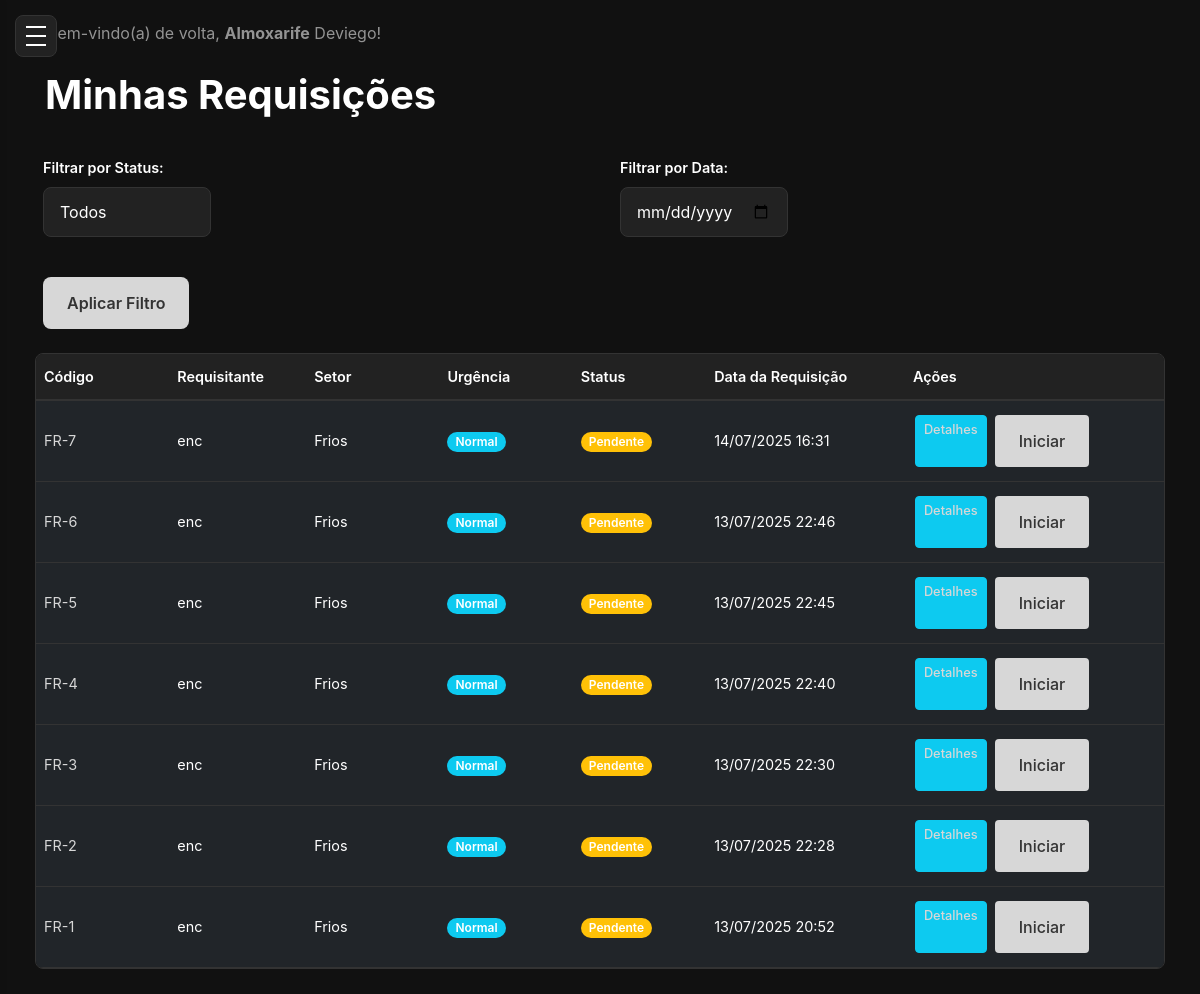
Page /requisicoes/ (signed in) on the committed database.
### core/models.py (models this page shows, shortened)
class User(AbstractUser):
    id = models.UUIDField(primary_key=True, default = uuid.uuid4, editable=False)
    email = models.EmailField(unique=True)
    role = models.CharField(
        max_length=20,
        choices=Role.choices,
        default=Role.Almoxarife,
        verbose_name='Função',
    )
    sector = models.ForeignKey(Sector, on_delete=models.SET_NULL, blank=True, null=True)
    is_active = models.BooleanField(default=True, verbose_name="Ativo")
    USERNAME_FIELD = 'email'  # Ou 'email' se quiser autenticar por email
    REQUIRED_FIELDS = ['username']  # Garante que o email é obrigatório no admin
    class Meta:
        verbose_name = 'Usuário'
        verbose_name_plural = 'Usuários'

class Request(models.Model):
    id = models.UUIDField(primary_key=True, default = uuid.uuid4, editable=False)
    requester = models.ForeignKey(User,
        on_delete=models.PROTECT,
        related_name='requests_made',
        verbose_name="Requisitante",
    )
    atendido_por = models.ForeignKey(User,
        on_delete=models.SET_NULL,
        related_name='requests_attended',
        verbose_name="Atendido por",
        null=True, blank=True
    )
    sector = models.ForeignKey(Sector,
        on_delete=models.PROTECT,
        related_name='requests_from_sector',
        verbose_name="Setor",
    )
    request_code = models.CharField(max_length=20, unique=True, blank=True, null=True, verbose_name="Código da Requisição")
    urgency = models.CharField(
        max_length=10,
        choices=Urgency.choices,
        default=Urgency.NORMAL,
        verbose_name="Urgência",
    )
    observations = models.TextField(max_length=255, verbose_name="Observações")
    status = models.CharField(
        max_length=15,
        choices=RequestStatus.choices,
        default=RequestStatus.PENDING,
        verbose_name="Status",
    )
    created_at = models.DateTimeField(auto_now_add=True, verbose_name="Data da Requisição")
    updated_at = models.DateTimeField(auto_now=True, verbose_name="Ultima Atualização")
    class Meta:
        verbose_name = 'Requisição'
        verbose_name_plural = 'Requisições'
        ordering = ['-created_at']

class Sector(models.Model):
    id = models.UUIDField(primary_key=True, default = uuid.uuid4, editable=False)
    name = models.CharField(max_length=100, unique=True, verbose_name="Nome do Setor")
    created_at = models.DateTimeField(auto_now_add=True)
    updated_at = models.DateTimeField(auto_now=True)
    class Meta:
        verbose_name = 'Setor'
        verbose_name_plural = 'Setores'
        ordering = ['name'] #Ordernar por nome Padrão

### core/views.py (the view)
# urls.py: path('requisicoes/',views.listar_requisicoes,name='listar_requisicoes'),
@login_required
def listar_requisicoes(request):
    if is_gestor(request.user):
        requisicoes_querysets = Request.objects.all()
    elif is_almoxarife(request.user):
        requisicoes_querysets = Request.objects.all()
    elif request.user.role == Role.Encarregado:
        requisicoes_querysets = Request.objects.filter(requester=request.user)
    else:
        requisicoes_querysets = Request.objects.filter(requester=request.user)
    status_filter = request.GET.get('status')
    if status_filter and status_filter in RequestStatus.values:
        requisicoes_querysets = requisicoes_querysets.filter(status=status_filter)
    data_filter = request.GET.get('data')
    if data_filter:
        requisicoes_querysets = requisicoes_querysets.filter(created_at__date=data_filter)
    requisicoes = requisicoes_querysets.order_by('-created_at')
    context = {
        'requisicoes' : requisicoes,
        'RequestStatus': RequestStatus,
        'current_status': status_filter,
    }
    return render(request, 'core/listar_requisicoes.html', context)

### core/views.py (called while the page is built)
def is_almoxarife(user):
    return user.is_authenticated and user.role == Role.Almoxarife

def is_gestor(user):
    return user.is_authenticated and user.role == Role.Gestor

### templates/core/listar_requisicoes.html (shortened to what this page needs)
{% extends 'base.html' %}
{% load static %}
{% block content %}
<main class="main-content">
    <h1 class="card-title-requisicao">Minhas Requisições</h1>
    <form method="get" class="mb-4">
        <div class="row g-3 align-items-end">
            <div class="col-md-4">
                <label for="status-filter" class="form-label">Filtrar por Status:</label>
                <select class="form-select" id="status-filter" name="status">
                    <option value="">Todos</option>
                </select>
            </div>
            <div class="col-md-4">
                <label for="data-filter" class="form-label">Filtrar por Data:</label>
                <input type="date" class="form-control" id="data-filter" name="data" value="{{ request.GET.data|default:'' }}">
            </div>
            <div class="col-md-auto">
                <button type="submit" class="btn btn-primary">Aplicar Filtro</button>
            </div>
        </div>
    </form>
    {% if requisicoes %}
    <div class="table-tabela">
        <table class="table table-dark table-transparent table-hover">
            <thead>
                <tr>
                    <th class="text-truncate">Código</th>
                    <th class="text-truncate">Requisitante</th>
                    <th class="text-truncate">Setor</th>
                    <th class="text-truncate">Urgência</th>
                    <th class="text-truncate">Status</th>
                    <th class="text-truncate hide-mobile">Data da Requisição</th>
                    <th class="text-truncate">Ações</th>
                </tr>
            </thead>
            <tbody id="requisicoes-tbody">
                {% for req in requisicoes %}
                <tr>
                    <td class="text-truncate">
                        <a href="{% url 'core:detalhe_requisicao' req.id %}" title="{{ req.request_code }}">{{ req.request_code }}</a>
                    </td>
                    <td class="text-truncate" title="{{ req.requester.get_full_name|default:req.requester.username }}">
                        {{ req.requester.get_full_name|default:req.requester.username }}
                    </td>
                    <td class="text-truncate" title="{{ req.sector.name }}">{{ req.sector.name }}</td>
                    <td>
                        {% if req.urgency == 'URGENTE' %}
                            <span class="badge bg-danger">{{ req.get_urgency_display }}</span>
                        {% else %}
                            <span class="badge bg-info">{{ req.get_urgency_display }}</span>
                        {% endif %}
                    </td>
                    <td>
                        {% if req.status == 'PENDING' %}
                            <span class="badge bg-warning">{{ req.get_status_display }}</span>
                        {% elif req.status == 'EM_ATENDIMENTO' %}
                            <span class="badge bg-primary">{{ req.get_status_display }} por {{ req.atendido_por.username }}</span>
                        {% elif req.status == 'APPROVED' %}
                            <span class="badge bg-success">{{ req.get_status_display }}</span>
                        {% else %}
                            <span class="badge bg-secondary">{{ req.get_status_display }}</span>
                        {% endif %}
                    </td>
                    <td class="hide-mobile">{{ req.created_at|date:"d/m/Y H:i" }}</td>
                    <td>
                        <div class="d-flex flex-wrap gap-1">
                            <a href="{% url 'core:detalhe_requisicao' req.id %}" class="btn btn-sm btn-info">Detalhes</a>
                            {% if user.role == 'Almoxarife' %}
                                {% if req.status == 'PENDING' %}
                                    <form action="{% url 'core:iniciar_atendimento_requisicao' req.id %}" method="post" style="display: inline;">
                                        <button type="submit" class="btn btn-sm btn-primary">Iniciar</button>
                                    </form>
                                {% elif req.status == 'EM_ATENDIMENTO' and req.atendido_por == user %}
                                    <a href="{% url 'core:almoxarife_atender_requisicao' req.id %}" class="btn btn-sm btn-success">Continuar</a>
                                {% endif %}
                            {% endif %}
                        </div>
                    </td>
                </tr>
                {% endfor %}
            </tbody>
        </table>
    </div>
    {% endif %}
</main>
{% endblock %}

### templates/base.html (shortened to what this page needs)
<!DOCTYPE html>
<html lang="pt-br">
<head>
    <link href="https://cdn.jsdelivr.net/npm/bootstrap@5.3.3/dist/css/bootstrap.min.css" rel="stylesheet">
    {% load static %}
    <link rel="stylesheet" href="{% static 'style.css' %}">
</head>
<body>
    <button class="mobile-menu-toggle" id="mobile-menu-toggle" aria-label="Abrir menu">
        <div class="hamburger">
            <span></span>
            <span></span>
            <span></span>
        </div>
    </button>
    <div class="layout-wrapper">
        <nav class="navbar navbar-dark" style="background-color: #111;">
            <div class="container-fluid">
                <span class="navbar-text">
                    Bem-vindo(a) de volta, <strong>{{ user.get_role_display }}</strong> {{ user.get_full_name|default:user.username }}!
                </span>
            </div>
        </nav>
        {% block content %}{% endblock %}
    </div>
</body>
</html>

### static/style.css (style rules this page uses)
* { margin: 0; padding: 0; box-sizing: border-box; }
html, body { height: 100%; font-family: 'Inter', Arial, sans-serif; background: #111; color: #fff; }
.mobile-menu-toggle { position: fixed; top: 15px; left: 15px; z-index: 20; background: #222; border: 1px solid #333; border-radius: 8px; padding: 10px; cursor: pointer; transition: background 0.2s; }
.mobile-menu-toggle .hamburger { width: 20px; height: 20px; position: relative; display: flex; flex-direction: column; justify-content: space-between; }
.mobile-menu-toggle .hamburger span { width: 100%; height: 2px; background: #fff; transition: all 0.3s ease; }
.badge { background: #fff; color: #0a57e3; font-size: 0.85rem; font-weight: 700; border-radius: 12px; padding: 4px 10px; margin-left: auto; margin-right: 8px; }
.layout-wrapper { flex: 1; background: #111; color: #fff; width: 95vw; min-height: 100vh; padding: 5px; overflow-x: auto; box-sizing: border-box; margin: 0; transition: margin-left 0.3s ease, width 0.3s ease; }
@media (min-width: 769px) { .layout-wrapper { margin-left: 260px; margin-right: auto; margin-left: auto; } }
.main-content h1 { font-size: 2.5rem; font-weight: 700; margin-bottom: 10px; }
.row { display: grid; grid-template-columns: repeat(2, 1fr); gap: 24px; margin: 0; align-items: stretch; }
.table-tabela { overflow-x: auto; border-radius: 8px; background: #181818; border: 1px solid #333; margin-bottom: 20px; }
.table { width: 100%; margin-bottom: 0; font-size: 0.9rem; }
.table thead th { background: #222; color: #fff; border-bottom: 2px solid #333; padding: 12px 8px; font-weight: 600; text-align: left; white-space: nowrap; min-width: 100px; }
.table tbody td { padding: 12px 8px; border-bottom: 1px solid #333; vertical-align: middle; word-wrap: break-word; max-width: 200px; }
.badge { font-size: 0.75rem; padding: 4px 8px; white-space: nowrap; }
.btn-sm { padding: 4px 8px; font-size: 0.8rem; margin: 2px; }
@media (max-width: 1200px) { .table-responsive-wrapper, .table-tabela { overflow-x: auto; } }
@media (max-width: 1200px) { .table { min-width: 800px; } }
.text-truncate { overflow: hidden; text-overflow: ellipsis; white-space: nowrap; }
.table a { color: #d7d7d7; text-decoration: none; }
.table .btn { border-radius: 4px; font-weight: 500; }
.table .badge { border-radius: 12px; font-weight: 600; }
.card-title-requisicao { font-size: 2rem; font-weight: 600; margin-bottom: 2rem; color: #ffffff; padding: 10px 10px; }
.badge { color: #ffffff !important; }
.form-label { font-size: 0.9rem; font-weight: 600; color: #fff; }
.form-control, .form-select { background: #222; border: 1px solid #333; border-radius: 8px; padding: 12px 16px; color: #fff; font-size: 1rem; transition: border-color 0.2s; }
.form-control::placeholder { color: #666; }
.btn-primary { background: #d7d7d7; color: #333; border: none; border-radius: 8px; padding: 14px 24px; font-size: 1rem; font-weight: 600; cursor: pointer; transition: background 0.2s; }

### rows in the picture
User: role "Almoxarife", get_full_name "Deviego"
Request: request_code "FR-7", requester.get_full_name "enc", sector.name "Frios", urgency "Normal", status "Pendente", created_at "14/07/2025 16:31", shows "Iniciar"
Request: request_code "FR-6", requester.get_full_name "enc", sector.name "Frios", urgency "Normal", status "Pendente", created_at "13/07/2025 22:46", shows "Iniciar"
Request: request_code "FR-5", requester.get_full_name "enc", sector.name "Frios", urgency "Normal", status "Pendente", created_at "13/07/2025 22:45", shows "Iniciar"
Request: request_code "FR-4", requester.get_full_name "enc", sector.name "Frios", urgency "Normal", status "Pendente", created_at "13/07/2025 22:40", shows "Iniciar"
Request: request_code "FR-3", requester.get_full_name "enc", sector.name "Frios", urgency "Normal", status "Pendente", created_at "13/07/2025 22:30", shows "Iniciar"
Request: request_code "FR-2", requester.get_full_name "enc", sector.name "Frios", urgency "Normal", status "Pendente", created_at "13/07/2025 22:28", shows "Iniciar"
Request: request_code "FR-1", requester.get_full_name "enc", sector.name "Frios", urgency "Normal", status "Pendente", created_at "13/07/2025 20:52", shows "Iniciar"
